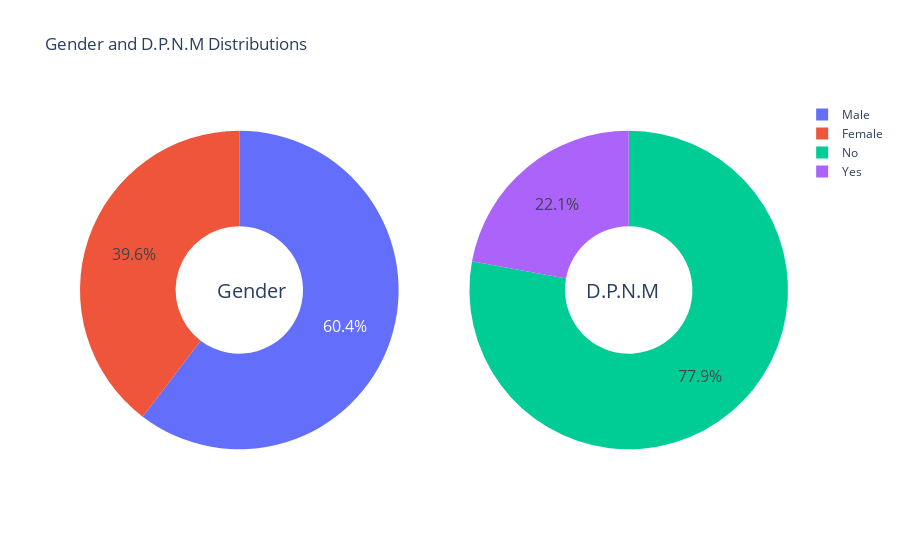

Here is the notebook cell this chart was saved with:
### Code cell
import plotly.graph_objects as go
from plotly.subplots import make_subplots

#default.payment.next.month= D.P.N.M
g_labels = ['Male', 'Female']
c_labels = ['No', 'Yes']
fig = make_subplots(rows=1, cols=2, specs=[[{'type':'domain'}, {'type':'domain'}]])
fig.add_trace(go.Pie(labels=g_labels, values=data['SEX'].value_counts(), name="Gender"),
              1, 1)
fig.add_trace(go.Pie(labels=c_labels, values=data['default.payment.next.month'].value_counts(), name="D.P.N.M"),
              1, 2)


fig.update_traces(hole=.4, hoverinfo="label+percent+name", textfont_size=16)

fig.update_layout(
    title_text="Gender and D.P.N.M Distributions",

    annotations=[dict(text='Gender', x=0.19, y=0.5, font_size=20, showarrow=False),
                 dict(text='D.P.N.M', x=0.82, y=0.5, font_size=20, showarrow=False)])
fig.show()

### Figure 1 — Plotly figure (JSON) as saved in the notebook; plotly's stock layout.template omitted (floating-point values rounded to 4 significant figures)
{"data": [{"domain": {"x": [0, 0.45], "y": [0, 1]}, "hole": 0.4, "hoverinfo": "label+percent+name", "labels": ["Male", "Female"], "name": "Gender", "textfont": {"size": 16}, "type": "pie", "values": [18112, 11888]}, {"domain": {"x": [0.55, 1], "y": [0, 1]}, "hole": 0.4, "hoverinfo": "label+percent+name", "labels": ["No", "Yes"], "name": "D.P.N.M", "textfont": {"size": 16}, "type": "pie", "values": [23364, 6636]}], "layout": {"annotations": [{"font": {"size": 20}, "showarrow": false, "text": "Gender", "x": 0.19, "y": 0.5}, {"font": {"size": 20}, "showarrow": false, "text": "D.P.N.M", "x": 0.82, "y": 0.5}], "title": {"text": "Gender and D.P.N.M Distributions"}}}
